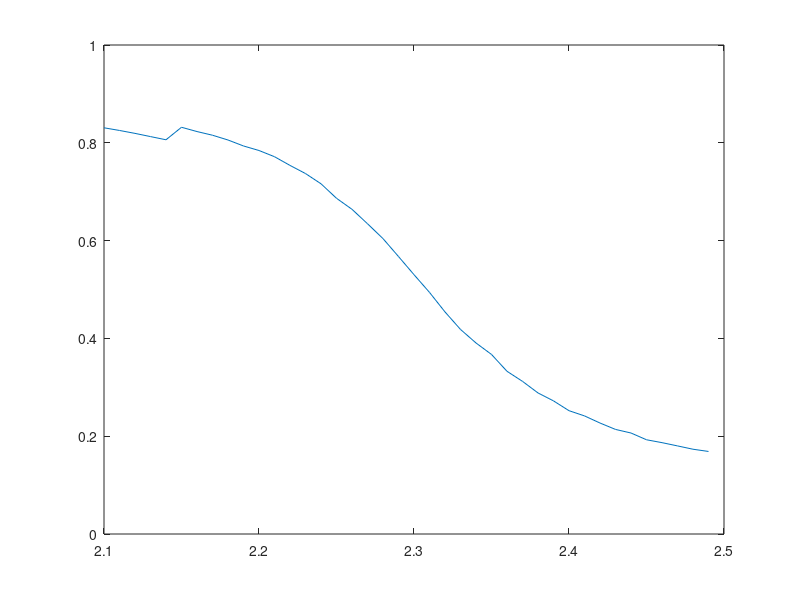

Write the MATLAB code that produced this figure.
e_var = [4.28166, 4.43767, 4.64993, 4.82647, 5.00944, 5.34932, 5.61156, 5.83053, 6.09225, 6.44906, 6.8887, 7.17812, 7.71031, 8.16714, 8.68821, 9.35379, 9.71509, 10.0929, 10.3388, 10.652, 10.655, 10.384, 10.0601, 9.83379, 9.29486, 8.94263, 8.26224, 8.01376, 7.56111, 7.36915, 6.95074, 6.75347, 6.43155, 6.20602, 6.13709, 5.9672, 5.8688, 5.72966, 5.61743, 5.55275, ];
m_var = [2.26975, 2.26851, 2.83297, 2.97645, 3.29276, 5.27794, 5.44944, 5.69748, 6.75961, 8.65328, 10.9758, 12.9158, 16.7674, 20.3009, 24.8894, 34.1328, 41.8216, 47.5553, 51.2372, 61.5555, 68.8161, 69.1153, 72.0128, 72.1197, 69.1293, 66.3696, 61.7518, 58.1752, 52.84, 49.8432, 44.9225, 42.2082, 37.865, 34.373, 33.3775, 30.1803, 28.56, 26.5181, 25.1505, 23.5909, ];
mean_mag = [0.830705, 0.82524, 0.819264, 0.812707, 0.80619, 0.831763, 0.823003, 0.815494, 0.805731, 0.793528, 0.784249, 0.771567, 0.753766, 0.737129, 0.716194, 0.686577, 0.66398, 0.634491, 0.604067, 0.567427, 0.530325, 0.49409, 0.454143, 0.418345, 0.390648, 0.367187, 0.332742, 0.312165, 0.28846, 0.272224, 0.252188, 0.24152, 0.226946, 0.213866, 0.206532, 0.192713, 0.186817, 0.18016, 0.173368, 0.168808, ];
temperatures = [2.1, 2.11, 2.12, 2.13, 2.14, 2.15, 2.16, 2.17, 2.18, 2.19, 2.2, 2.21, 2.22, 2.23, 2.24, 2.25, 2.26, 2.27, 2.28, 2.29, 2.3, 2.31, 2.32, 2.33, 2.34, 2.35, 2.36, 2.37, 2.38, 2.39, 2.4, 2.41, 2.42, 2.43, 2.44, 2.45, 2.46, 2.47, 2.48, 2.49, ];
test = e_var./temperatures;
plot(temperatures,mean_mag)
